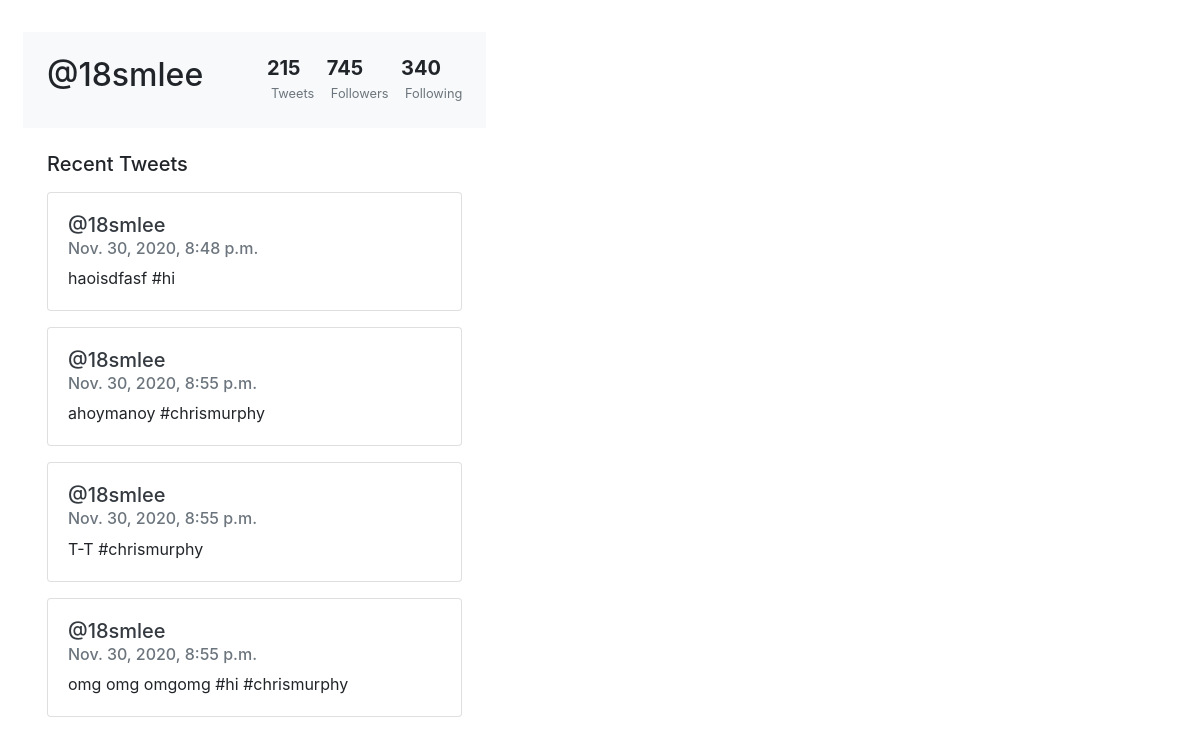
The page /profile/18smlee/ on the database as committed earlier.
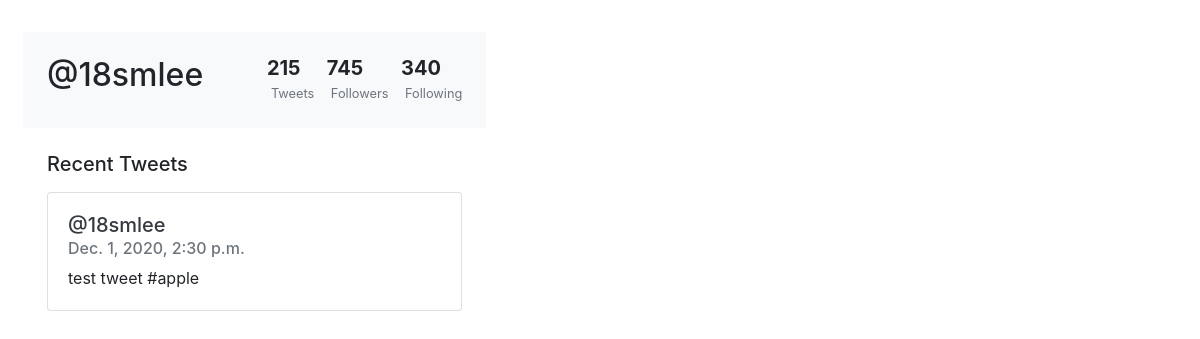
The same page on the database as committed later.
### twitterApp/models.py (models this page shows, shortened)
class Tweet(models.Model):
    author = models.ForeignKey(User, on_delete=models.CASCADE)
    body = models.TextField()
    timeStamp = models.DateTimeField(auto_now=True)
    tags = models.ManyToManyField('Hashtag', blank=True)
    likes = models.ManyToManyField(User, related_name='likedTweet')

### twitterApp/views.py (the view)
# urls.py: path('profile/<username>/', profile_view, name="profile_view"),
def profile_view(request, username):
    user = User.objects.get(username=username)
    tweets = Tweet.objects.all()
    userTweets = []
    for tweet in tweets:
        if tweet.author == user:
            userTweets.append(tweet)
    return render(request, 'profile.html', {'user': user, 'userTweets': userTweets})

### twitterApp/templates/profile.html (shortened to what this page needs)
<!doctype html>
<html lang="en">
  <head>
    <link rel="stylesheet" href="https://stackpath.bootstrapcdn.com/bootstrap/4.3.1/css/bootstrap.min.css">
  </head>
  <body>
    <div class="row m-2">
      <div class="col-md-5">
              <div class="px-4 pt-0 pb-4 cover">
              </div>
              <div class="bg-light p-4 d-flex justify-content-between">
                <h2>@{{user.username}}</h2>
                  <ul class="list-inline mb-0">
                      <li class="list-inline-item">
                          <h5 class="font-weight-bold mb-0 d-block">215</h5><small class="text-muted"> Tweets</small>
                      </li>
                      <li class="list-inline-item">
                          <h5 class="font-weight-bold mb-0 d-block">745</h5><small class="text-muted"> Followers</small>
                      </li>
                      <li class="list-inline-item">
                          <h5 class="font-weight-bold mb-0 d-block">340</h5><small class="text-muted"> Following</small>
                      </li>
                  </ul>
              </div>
              <div class="py-4 px-4">
                  <div class="d-flex align-items-center justify-content-between mb-3">
                      <h5 class="mb-0">Recent Tweets</h5>
                  </div>
                  <div class="row">
                    <div class="col">
                      {% for tweet in userTweets %}
                      <div class="card mb-3">
                        <div class="card-body">
                          <h5><a class="text-dark" href="{% url 'profile_view' tweet.author%}">@{{tweet.author}}</a></h5>
                          <h6 class="card-subtitle mb-2 text-muted">{{tweet.timeStamp}}</h6>
                          <p class="card-text">{{tweet.body}}</p>
                        </div>
                      </div>
                      {% endfor %}
                    </div>
                  </div>
              </div>
          </div>
      </div>
  </body>
</html>

Rows that differ between the two databases and show on the page:
removed Tweet: author "18smlee", timeStamp "Nov. 30, 2020, 8:48 p.m.", body "haoisdfasf #hi"
removed Tweet: author "18smlee", timeStamp "Nov. 30, 2020, 8:55 p.m.", body "ahoymanoy #chrismurphy"
removed Tweet: author "18smlee", timeStamp "Nov. 30, 2020, 8:55 p.m.", body "T-T #chrismurphy"
removed Tweet: author "18smlee", timeStamp "Nov. 30, 2020, 8:55 p.m.", body "omg omg omgomg #hi #chrismurphy"
added Tweet: author "18smlee", timeStamp "Dec. 1, 2020, 2:30 p.m.", body "test tweet #apple"
